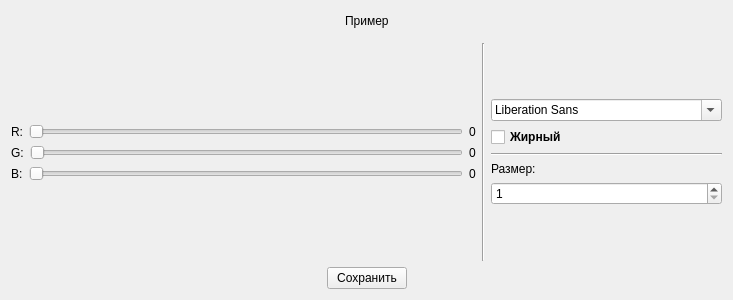
<?xml version="1.0" encoding="UTF-8"?>
<ui version="4.0">
 <class>FontEditor</class>
 <widget class="QWidget" name="FontEditor">
  <property name="geometry">
   <rect>
    <x>0</x>
    <y>0</y>
    <width>733</width>
    <height>300</height>
   </rect>
  </property>
  <property name="windowTitle">
   <string>TIP: Font</string>
  </property>
  <layout class="QVBoxLayout" name="verticalLayout_3">
   <item>
    <layout class="QHBoxLayout" name="horizontalLayout_4">
     <item>
      <spacer name="horizontalSpacer">
       <property name="orientation">
        <enum>Qt::Horizontal</enum>
       </property>
       <property name="sizeHint" stdset="0">
        <size>
         <width>40</width>
         <height>20</height>
        </size>
       </property>
      </spacer>
     </item>
     <item>
      <widget class="QLabel" name="example_label">
       <property name="text">
        <string>Пример</string>
       </property>
      </widget>
     </item>
     <item>
      <spacer name="horizontalSpacer_2">
       <property name="orientation">
        <enum>Qt::Horizontal</enum>
       </property>
       <property name="sizeHint" stdset="0">
        <size>
         <width>40</width>
         <height>20</height>
        </size>
       </property>
      </spacer>
     </item>
    </layout>
   </item>
   <item>
    <widget class="Line" name="line_3">
     <property name="orientation">
      <enum>Qt::Vertical</enum>
     </property>
    </widget>
   </item>
   <item>
    <layout class="QHBoxLayout" name="horizontalLayout_5">
     <item>
      <layout class="QVBoxLayout" name="verticalLayout_2">
       <item>
        <spacer name="verticalSpacer">
         <property name="orientation">
          <enum>Qt::Vertical</enum>
         </property>
         <property name="sizeHint" stdset="0">
          <size>
           <width>20</width>
           <height>40</height>
          </size>
         </property>
        </spacer>
       </item>
       <item>
        <layout class="QHBoxLayout" name="horizontalLayout">
         <item>
          <widget class="QLabel" name="red_label">
           <property name="text">
            <string>R:</string>
           </property>
          </widget>
         </item>
         <item>
          <widget class="QSlider" name="red_slider">
           <property name="autoFillBackground">
            <bool>false</bool>
           </property>
           <property name="maximum">
            <number>255</number>
           </property>
           <property name="orientation">
            <enum>Qt::Horizontal</enum>
           </property>
          </widget>
         </item>
         <item>
          <widget class="QLabel" name="red_value_label">
           <property name="text">
            <string>0</string>
           </property>
          </widget>
         </item>
        </layout>
       </item>
       <item>
        <layout class="QHBoxLayout" name="horizontalLayout_2">
         <item>
          <widget class="QLabel" name="green_label">
           <property name="text">
            <string>G:</string>
           </property>
          </widget>
         </item>
         <item>
          <widget class="QSlider" name="green_slider">
           <property name="maximum">
            <number>255</number>
           </property>
           <property name="orientation">
            <enum>Qt::Horizontal</enum>
           </property>
          </widget>
         </item>
         <item>
          <widget class="QLabel" name="green_value_label">
           <property name="text">
            <string>0</string>
           </property>
          </widget>
         </item>
        </layout>
       </item>
       <item>
        <layout class="QHBoxLayout" name="horizontalLayout_3">
         <item>
          <widget class="QLabel" name="blue_label">
           <property name="text">
            <string>B:</string>
           </property>
          </widget>
         </item>
         <item>
          <widget class="QSlider" name="blue_slider">
           <property name="maximum">
            <number>255</number>
           </property>
           <property name="orientation">
            <enum>Qt::Horizontal</enum>
           </property>
          </widget>
         </item>
         <item>
          <widget class="QLabel" name="blue_value_label">
           <property name="text">
            <string>0</string>
           </property>
          </widget>
         </item>
        </layout>
       </item>
       <item>
        <spacer name="verticalSpacer_2">
         <property name="orientation">
          <enum>Qt::Vertical</enum>
         </property>
         <property name="sizeHint" stdset="0">
          <size>
           <width>20</width>
           <height>40</height>
          </size>
         </property>
        </spacer>
       </item>
      </layout>
     </item>
     <item>
      <widget class="Line" name="line_2">
       <property name="orientation">
        <enum>Qt::Vertical</enum>
       </property>
      </widget>
     </item>
     <item>
      <layout class="QVBoxLayout" name="verticalLayout">
       <item>
        <spacer name="verticalSpacer_3">
         <property name="orientation">
          <enum>Qt::Vertical</enum>
         </property>
         <property name="sizeHint" stdset="0">
          <size>
           <width>20</width>
           <height>40</height>
          </size>
         </property>
        </spacer>
       </item>
       <item>
        <widget class="QFontComboBox" name="font_combo_box"/>
       </item>
       <item>
        <widget class="QCheckBox" name="bold_check_box">
         <property name="font">
          <font>
           <weight>75</weight>
           <bold>true</bold>
          </font>
         </property>
         <property name="text">
          <string>Жирный</string>
         </property>
        </widget>
       </item>
       <item>
        <widget class="Line" name="line">
         <property name="orientation">
          <enum>Qt::Horizontal</enum>
         </property>
        </widget>
       </item>
       <item>
        <widget class="QLabel" name="size_label">
         <property name="text">
          <string>Размер:</string>
         </property>
        </widget>
       </item>
       <item>
        <widget class="QSpinBox" name="size_spin_box">
         <property name="minimum">
          <number>1</number>
         </property>
         <property name="maximum">
          <number>255</number>
         </property>
        </widget>
       </item>
       <item>
        <spacer name="verticalSpacer_4">
         <property name="orientation">
          <enum>Qt::Vertical</enum>
         </property>
         <property name="sizeHint" stdset="0">
          <size>
           <width>20</width>
           <height>40</height>
          </size>
         </property>
        </spacer>
       </item>
      </layout>
     </item>
    </layout>
   </item>
   <item>
    <layout class="QHBoxLayout" name="horizontalLayout_6">
     <item>
      <spacer name="horizontalSpacer_4">
       <property name="orientation">
        <enum>Qt::Horizontal</enum>
       </property>
       <property name="sizeHint" stdset="0">
        <size>
         <width>40</width>
         <height>20</height>
        </size>
       </property>
      </spacer>
     </item>
     <item>
      <widget class="QPushButton" name="save_button">
       <property name="text">
        <string>Сохранить</string>
       </property>
      </widget>
     </item>
     <item>
      <spacer name="horizontalSpacer_3">
       <property name="orientation">
        <enum>Qt::Horizontal</enum>
       </property>
       <property name="sizeHint" stdset="0">
        <size>
         <width>40</width>
         <height>20</height>
        </size>
       </property>
      </spacer>
     </item>
    </layout>
   </item>
  </layout>
 </widget>
 <resources/>
 <connections/>
</ui>
